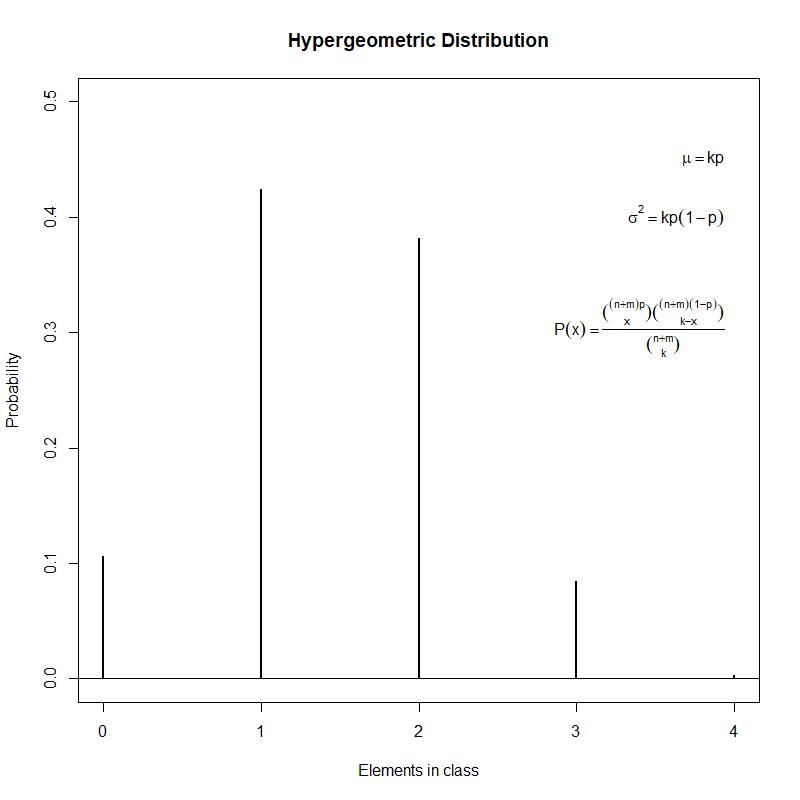

R code for this plot:
### HYPERGEOMETRIC DISRIBUTION ###

# R documentation
help("dhyper")

# Set m
m <- as.numeric(readline(prompt = "Type the m value: "))

# Set n
n <- as.numeric(readline(prompt = "Type the n value: "))

# Set k
k <- as.numeric(readline(prompt = "Type the k value: "))

# Build probability plot
curve(dhyper(x, m = m, n = n, k = k),
      from = 0,
      to = k,
      type = "h",
      lwd = 2,
      xlab = "Elements in class",
      ylab = "Probability",
      main = "Hypergeometric Distribution",
      ylim = c(0, 0.5),
      n = k+1)
abline(h = 0)
text(x = k, y = 0.45, expression(mu == kp), cex = 1, pos = 2)
text(x = k, y = 0.40, expression(sigma^2 == kp(1-p)), cex = 1, pos = 2)
text(x = k, y = 0.30, expression(P(x) == frac(paste((atop((n+m)*p, x)),(atop((n+m)*(1-p), k-x))), (atop(n+m, k)))), cex = 1, pos = 2)

# EXAMPLE

curve(dhyper(x, m = 4, n = 7, k = 4),
      from = 0,
      to = 4,
      type = "h",
      lwd = 2,
      xlab = "Elements in class",
      ylab = "Probability",
      main = "Hypergeometric Distribution",
      ylim = c(0, 0.5),
      n = 5)
abline(h = 0)
text(x = 4, y = 0.45, expression(mu == kp), cex = 1, pos = 2)
text(x = 4, y = 0.40, expression(sigma^2 == kp(1-p)), cex = 1, pos = 2)
text(x = 4, y = 0.30, expression(P(x) == frac(paste((atop((n+m)*p, x)),(atop((n+m)*(1-p), k-x))), (atop(n+m, k)))), cex = 1, pos = 2)
